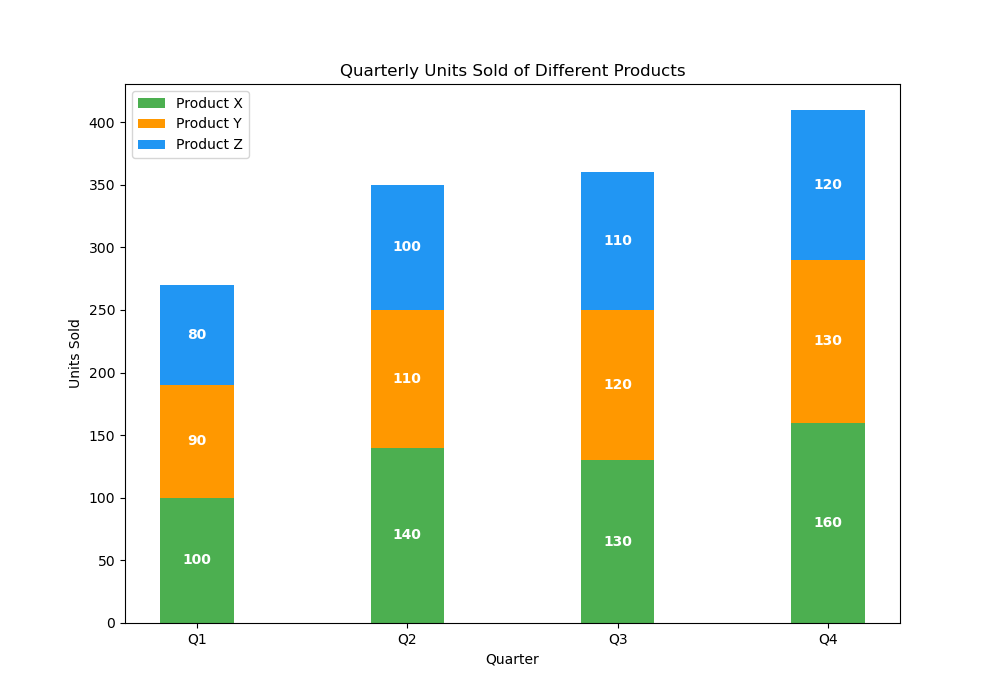

Write Python code to recreate this figure.

import matplotlib.pyplot as plt
import numpy as np

# Data
quarters = ['Q1', 'Q2', 'Q3', 'Q4']
product_x = [100, 140, 130, 160]
product_y = [90, 110, 120, 130]
product_z = [80, 100, 110, 120]

bar_width = 0.35  # Change the bar width
fig, ax = plt.subplots(figsize=(10, 7))  # Change the figure size

# Location of bars on x-axis
ind = np.arange(len(quarters))

# Stacked bar chart
plt.bar(ind, product_x, width=bar_width, color='#4CAF50', label='Product X')
plt.bar(ind, product_y, width=bar_width, bottom=product_x, color='#FF9800', label='Product Y')
plt.bar(ind, product_z, width=bar_width, bottom=np.add(product_x, product_y), color='#2196F3', label='Product Z')

# Labels and Titles
ax.set_ylabel('Units Sold')
ax.set_title('Quarterly Units Sold of Different Products')
ax.set_xticks(ind)
ax.set_xticklabels(quarters)
ax.set_xlabel('Quarter')

# Legend
plt.legend(loc='upper left')

# Adding numerical labels
for i in range(len(quarters)):
    plt.text(i, product_x[i] / 2, str(product_x[i]), ha='center', va='center', color='white', fontweight='bold')
    plt.text(i, product_x[i] + product_y[i] / 2, str(product_y[i]), ha='center', va='center', color='white', fontweight='bold')
    plt.text(i, product_x[i] + product_y[i] + product_z[i] / 2, str(product_z[i]), ha='center', va='center', color='white', fontweight='bold')

# Display the chart
plt.show()
